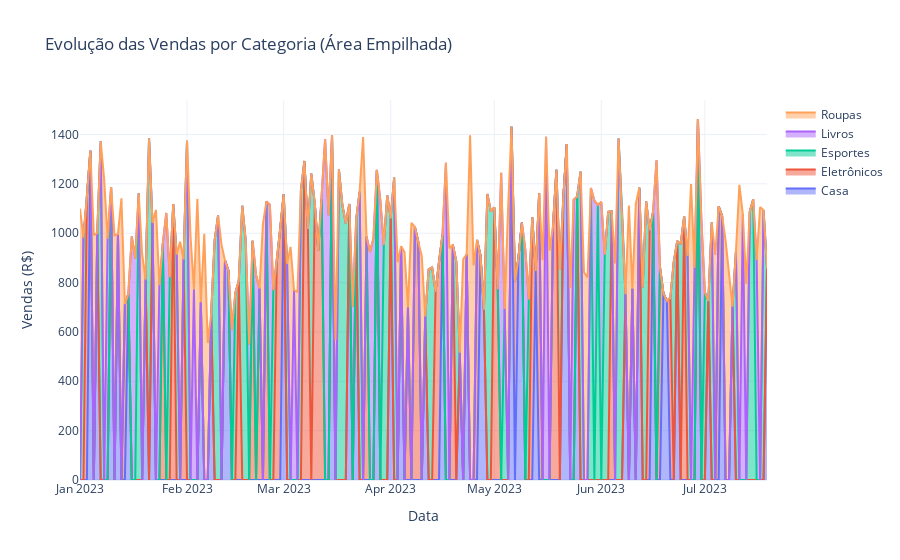

The cell this chart's notebook holds for it:
### Code cell
# Gráfico de área empilhada
df_grouped = df_extended.groupby(['data', 'categoria'])['vendas'].sum().reset_index()
df_pivot = df_grouped.pivot(index='data', columns='categoria', values='vendas').fillna(0)

fig = go.Figure()

for categoria in df_pivot.columns:
    fig.add_trace(go.Scatter(
        x=df_pivot.index,
        y=df_pivot[categoria],
        mode='lines',
        stackgroup='one',
        name=categoria
    ))

fig.update_layout(
    title='Evolução das Vendas por Categoria (Área Empilhada)',
    xaxis_title='Data',
    yaxis_title='Vendas (R$)',
    template='plotly_white'
)

fig.show()

### Figure 1 — Plotly figure (JSON) as saved in the notebook; plotly's stock layout.template omitted (floating-point values rounded to 4 significant figures; data arrays with more than 128 entries replaced by an {"elided": "..."} marker saying what was removed)
{"data": [{"mode": "lines", "name": "Casa", "stackgroup": "one", "type": "scatter", "x": {"elided": "200 str values"}, "y": {"elided": "200 float values"}}, {"mode": "lines", "name": "Eletrônicos", "stackgroup": "one", "type": "scatter", "x": {"elided": "200 str values"}, "y": {"elided": "200 float values"}}, {"mode": "lines", "name": "Esportes", "stackgroup": "one", "type": "scatter", "x": {"elided": "200 str values"}, "y": {"elided": "200 float values"}}, {"mode": "lines", "name": "Livros", "stackgroup": "one", "type": "scatter", "x": {"elided": "200 str values"}, "y": {"elided": "200 float values"}}, {"mode": "lines", "name": "Roupas", "stackgroup": "one", "type": "scatter", "x": {"elided": "200 str values"}, "y": {"elided": "200 float values"}}], "layout": {"title": {"text": "Evolução das Vendas por Categoria (Área Empilhada)"}, "xaxis": {"title": {"text": "Data"}}, "yaxis": {"title": {"text": "Vendas (R$)"}}}}
